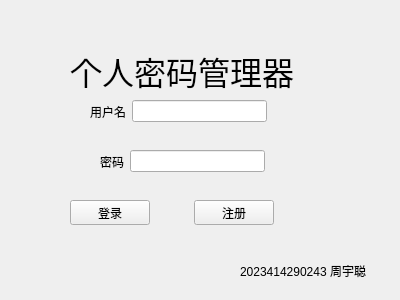
<?xml version="1.0" encoding="UTF-8"?>
<ui version="4.0">
 <class>LoginWindow</class>
 <widget class="QWidget" name="LoginWindow">
  <property name="geometry">
   <rect>
    <x>0</x>
    <y>0</y>
    <width>400</width>
    <height>300</height>
   </rect>
  </property>
  <property name="windowTitle">
   <string>Form</string>
  </property>
  <widget class="QLabel" name="label_3">
   <property name="geometry">
    <rect>
     <x>70</x>
     <y>50</y>
     <width>231</width>
     <height>41</height>
    </rect>
   </property>
   <property name="font">
    <font>
     <pointsize>24</pointsize>
    </font>
   </property>
   <property name="text">
    <string>个人密码管理器</string>
   </property>
  </widget>
  <widget class="QLabel" name="lblTip">
   <property name="geometry">
    <rect>
     <x>130</x>
     <y>260</y>
     <width>151</width>
     <height>21</height>
    </rect>
   </property>
   <property name="text">
    <string/>
   </property>
  </widget>
  <widget class="QWidget" name="layoutWidget">
   <property name="geometry">
    <rect>
     <x>90</x>
     <y>100</y>
     <width>177</width>
     <height>23</height>
    </rect>
   </property>
   <layout class="QHBoxLayout" name="horizontalLayout">
    <item>
     <widget class="QLabel" name="label">
      <property name="text">
       <string>用户名</string>
      </property>
     </widget>
    </item>
    <item>
     <widget class="QLineEdit" name="leLoginUsername"/>
    </item>
   </layout>
  </widget>
  <widget class="QWidget" name="layoutWidget">
   <property name="geometry">
    <rect>
     <x>100</x>
     <y>150</y>
     <width>165</width>
     <height>23</height>
    </rect>
   </property>
   <layout class="QHBoxLayout" name="horizontalLayout_2">
    <item>
     <widget class="QLabel" name="label_2">
      <property name="text">
       <string>密码</string>
      </property>
     </widget>
    </item>
    <item>
     <widget class="QLineEdit" name="leLoginPassword">
      <property name="echoMode">
       <enum>QLineEdit::EchoMode::Password</enum>
      </property>
     </widget>
    </item>
   </layout>
  </widget>
  <widget class="QWidget" name="layoutWidget">
   <property name="geometry">
    <rect>
     <x>70</x>
     <y>200</y>
     <width>204</width>
     <height>25</height>
    </rect>
   </property>
   <layout class="QHBoxLayout" name="horizontalLayout_3">
    <item>
     <widget class="QPushButton" name="btnLogin">
      <property name="text">
       <string>登录</string>
      </property>
     </widget>
    </item>
    <item>
     <spacer name="horizontalSpacer">
      <property name="orientation">
       <enum>Qt::Orientation::Horizontal</enum>
      </property>
      <property name="sizeHint" stdset="0">
       <size>
        <width>40</width>
        <height>20</height>
       </size>
      </property>
     </spacer>
    </item>
    <item>
     <widget class="QPushButton" name="btnToRegister">
      <property name="text">
       <string>注册</string>
      </property>
     </widget>
    </item>
   </layout>
  </widget>
  <widget class="QLabel" name="label_4">
   <property name="geometry">
    <rect>
     <x>240</x>
     <y>250</y>
     <width>131</width>
     <height>41</height>
    </rect>
   </property>
   <property name="text">
    <string>2023414290243 周宇聪</string>
   </property>
  </widget>
 </widget>
 <resources/>
 <connections/>
</ui>
